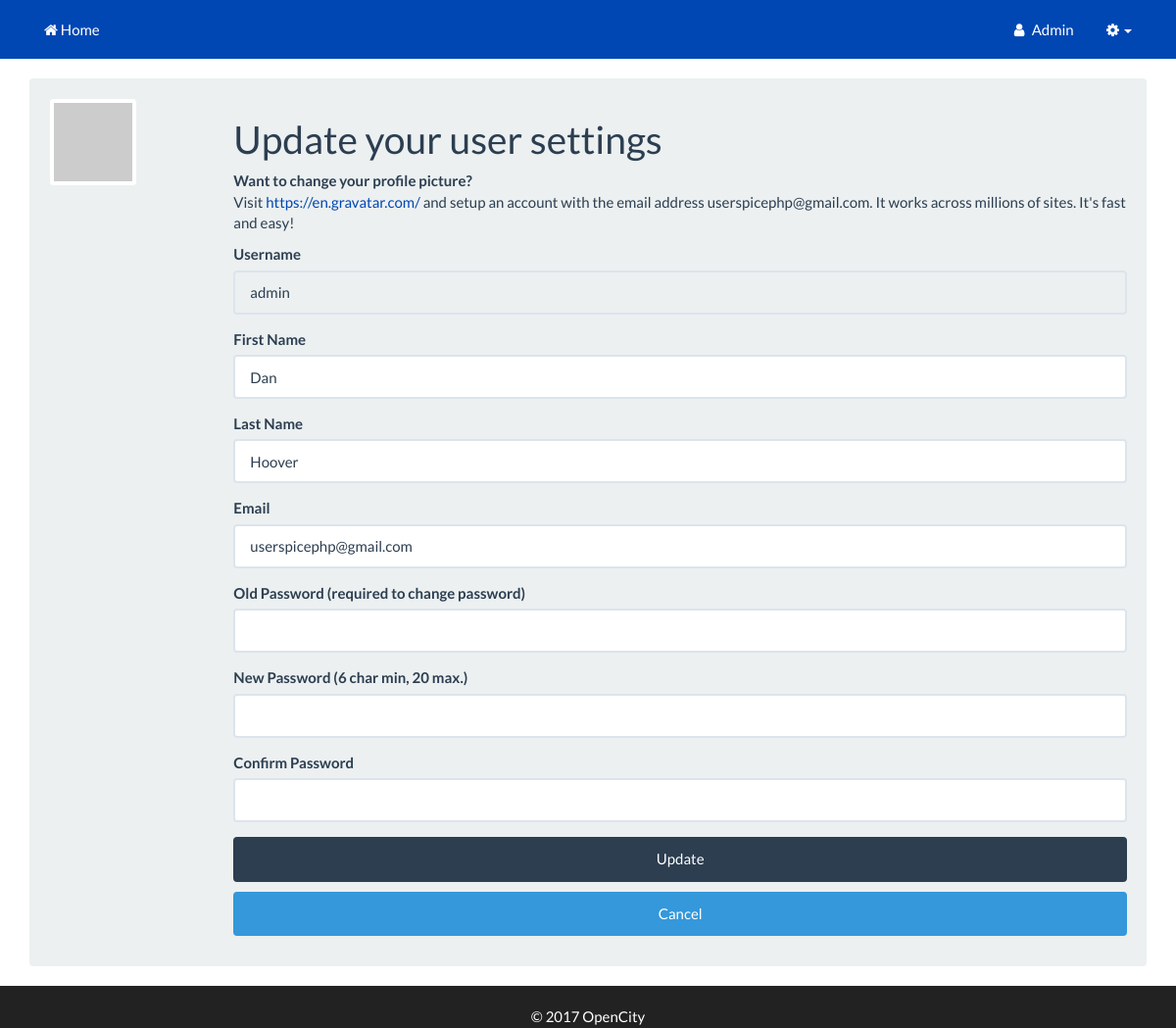
The app's page /buSmilesService/users/user_settings.php (signed in) with its own data.
### tables this page shows
CREATE TABLE `users` (
  `id` int(11) NOT NULL,
  `email` varchar(155) NOT NULL,
  `username` varchar(255) NOT NULL,
  `password` varchar(255) NOT NULL,
  `fname` varchar(255) NOT NULL,
  `lname` varchar(255) NOT NULL,
  `permissions` int(11) NOT NULL,
  `logins` int(100) NOT NULL,
  `account_owner` tinyint(4) NOT NULL DEFAULT '0',
  `account_id` int(11) NOT NULL DEFAULT '0',
  `company` varchar(255) NOT NULL,
  `stripe_cust_id` varchar(255) NOT NULL,
  `billing_phone` varchar(20) NOT NULL,
  `billing_srt1` varchar(255) NOT NULL,
  `billing_srt2` varchar(255) NOT NULL,
  `billing_city` varchar(255) NOT NULL,
  `billing_state` varchar(255) NOT NULL,
  `billing_zip_code` varchar(255) NOT NULL,
  `join_date` datetime NOT NULL,
  `last_login` datetime NOT NULL,
  `email_verified` tinyint(4) NOT NULL DEFAULT '0',
  `vericode` varchar(15) NOT NULL,
  `title` varchar(100) NOT NULL,
  `active` int(1) NOT NULL,
  `custom1` varchar(255) NOT NULL,
  `custom2` varchar(255) NOT NULL,
  `custom3` varchar(255) NOT NULL,
  `custom4` varchar(255) NOT NULL,
  `custom5` varchar(255) NOT NULL,
  `oauth_provider` varchar(255) NOT NULL,
  `oauth_uid` varchar(255) NOT NULL,
  `gender` varchar(10) NOT NULL,
  `locale` varchar(10) NOT NULL,
  `gpluslink` varchar(255) NOT NULL,
  `picture` varchar(255) NOT NULL,
  `created` datetime NOT NULL,
  `modified` datetime NOT NULL,
  `fb_uid` varchar(255) NOT NULL,
  `un_changed` int(1) NOT NULL
);

CREATE TABLE `settings` (
  `id` int(50) NOT NULL,
  `recaptcha` int(1) NOT NULL DEFAULT '0',
  `force_ssl` int(1) NOT NULL,
  `login_type` varchar(20) NOT NULL,
  `css_sample` int(1) NOT NULL,
  `us_css1` varchar(255) NOT NULL,
  `us_css2` varchar(255) NOT NULL,
  `us_css3` varchar(255) NOT NULL,
  `css1` varchar(255) NOT NULL,
  `css2` varchar(255) NOT NULL,
  `css3` varchar(255) NOT NULL,
  `site_name` varchar(100) NOT NULL,
  `language` varchar(255) NOT NULL,
  `track_guest` int(1) NOT NULL,
  `site_offline` int(1) NOT NULL,
  `force_pr` int(1) NOT NULL,
  `reserved1` varchar(100) NOT NULL,
  `reserverd2` varchar(100) NOT NULL,
  `custom1` varchar(100) NOT NULL,
  `custom2` varchar(100) NOT NULL,
  `custom3` varchar(100) NOT NULL,
  `glogin` int(1) NOT NULL DEFAULT '0',
  `fblogin` int(1) NOT NULL,
  `gid` varchar(255) NOT NULL,
  `gsecret` varchar(255) NOT NULL,
  `gredirect` varchar(255) NOT NULL,
  `ghome` varchar(255) NOT NULL,
  `fbid` varchar(255) NOT NULL,
  `fbsecret` varchar(255) NOT NULL,
  `fbcallback` varchar(255) NOT NULL,
  `graph_ver` varchar(255) NOT NULL,
  `finalredir` varchar(255) NOT NULL,
  `req_cap` int(1) NOT NULL,
  `req_num` int(1) NOT NULL,
  `min_pw` int(2) NOT NULL,
  `max_pw` int(3) NOT NULL,
  `min_un` int(2) NOT NULL,
  `max_un` int(3) NOT NULL,
  `messaging` int(1) NOT NULL,
  `snooping` int(1) NOT NULL,
  `echouser` int(11) NOT NULL,
  `wys` int(1) NOT NULL,
  `change_un` int(1) NOT NULL
);

### buSmilesService/users/user_settings.php (the view, shortened to what the rows shown need)
<?php require_once 'init.php'; ?>
<?php require_once $abs_us_root.$us_url_root.'users/includes/header.php'; ?>
<?php require_once $abs_us_root.$us_url_root.'users/includes/navigation.php'; ?>
<?php
$emailQ = $db->query("SELECT * FROM email");
$emailR = $emailQ->first();
$errors=[];
$successes=[];
$userId = $user->data()->id;
$grav = get_gravatar(strtolower(trim($user->data()->email)));
$validation = new Validate();
$userdetails=$user->data();
if(!empty($_POST)) {
    $token = $_POST['csrf'];
    if(!Token::check($token)){
        die('Token doesn\'t match!');
    }else {
        if ($userdetails->username != $_POST['username']){
            $displayname = Input::get("username");
            $fields=array(
                'username'=>$displayname,
                'un_changed' => 1,
            );
            $validation->check($_POST,array(
                'username' => array(
                    'display' => 'Username',
                    'required' => true,
                    'unique_update' => 'users,'.$userId,
                    'min' => 1,
                    'max' => 25
                )
            ));
            if($validation->passed()){
                if(($settings->change_un == 2) && ($user->data()->un_changed == 1)){
                    Redirect::to('user_settings.php?err=Username+has+already+been+changed+once.');
                }
                $db->update('users',$userId,$fields);
                $successes[]="Username updated.";
            }else{
                foreach ($validation->errors() as $error) {
                    $errors[] = $error;
                }
            }
        }else{
            $displayname=$userdetails->username;
        }
        if ($userdetails->fname != $_POST['fname']){
            $fname = Input::get("fname");
            $fields=array('fname'=>$fname);
            $validation->check($_POST,array(
                'fname' => array(
                    'display' => 'First Name',
                    'required' => true,
                    'min' => 1,
                    'max' => 25
                )
            ));
            if($validation->passed()){
                $db->update('users',$userId,$fields);
                $successes[]='First name updated.';
            }else{
                foreach ($validation->errors() as $error) {
                    $errors[] = $error;
                }
            }
        }else{
            $fname=$userdetails->fname;
        }
        if ($userdetails->lname != $_POST['lname']){
            $lname = Input::get("lname");
            $fields=array('lname'=>$lname);
            $validation->check($_POST,array(
                'lname' => array(
                    'display' => 'Last Name',
                    'required' => true,
                    'min' => 1,
                    'max' => 25
                )
            ));
            if($validation->passed()){
                $db->update('users',$userId,$fields);
                $successes[]='Last name updated.';
            }else{
                foreach ($validation->errors() as $error) {
                    $errors[] = $error;
                }
            }
        }else{
            $lname=$userdetails->lname;
        }
        if ($userdetails->email != $_POST['email']){
            $email = Input::get("email");
            $fields=array('email'=>$email);
            $validation->check($_POST,array(
                'email' => array(
                    'display' => 'Email',
                    'required' => true,
                    'valid_email' => true,
                    'unique_update' => 'users,'.$userId,
                    'min' => 3,
                    'max' => 75
                )
            ));
            if($validation->passed()){
                $db->update('users',$userId,$fields);
                if($emailR->email_act==1){
                    $db->update('users',$userId,['email_verified'=>0]);
                }
                $successes[]='Email updated.';
            }else{
                foreach ($validation->errors() as $error) {
                    $errors[] = $error;
                }
            }
        }else{
            $email=$userdetails->email;
        }
        if(!empty($_POST['password'])) {
            $validation->check($_POST,array(
                'old' => array(
                    'display' => 'Old Password',
                    'required' => true,
                ),
                'password' => array(
                    'display' => 'New Password',
                    'required' => true,
                    'min' => $settings->min_pw,
                'max' => $settings->max_pw,
                ),
                'confirm' => array(
                    'display' => 'Confirm New Password',
                    'required' => true,
                    'matches' => 'password',
                ),
            ));
            foreach ($validation->errors() as $error) {
                $errors[] = $error;
            }
            if (!password_verify(Input::get('old'),$user->data()->password)) {
                foreach ($validation->errors() as $error) {
                    $errors[] = $error;
                }
                $errors[]='There is a problem with your password.';
            }
            if (empty($errors)) {
                $new_password_hash = password_hash(Input::get('password'),PASSWORD_BCRYPT,array('cost' => 12));
                $user->update(array('password' => $new_password_hash,),$user->data()->id);
                $successes[]='Password updated.';
            }
        }
    }
}else{
    $displayname=$userdetails->username;
    $fname=$userdetails->fname;
    $lname=$userdetails->lname;
    $email=$userdetails->email;
}
?>
<div id="page-wrapper">
    <div class="container">
        <div class="well">
            <div class="row">
                <div class="col-xs-12 col-md-2">
                    <p><img src="<?=$grav; ?>" class="img-thumbnail" alt="Generic placeholder thumbnail"></p>
                </div>
                <div class="col-xs-12 col-md-10">
                    <h1>Update your user settings</h1>
                    <strong>Want to change your profile picture? </strong><br> Visit <a href="https://en.gravatar.com/">https://en.gravatar.com/</a> and setup an account with the email address <?=$email?>.  It works across millions of sites. It's fast and easy!<br>
                    <form name='updateAccount' action='user_settings.php' method='post'>
                        <div class="form-group">
                            <label>Username</label>
                            <?php if (($settings->change_un == 0) || (($settings->change_un == 2) && ($user->data()->un_changed == 1)) ) {
                                echo "<input  class='form-control' type='text' name='username' value='$displayname' readonly/>";
                            }else{
                                echo "<input  class='form-control' type='text' name='username' value='$displayname'>";
                            }
                            ?>
                        </div>
                        <div class="form-group">
                            <label>First Name</label>
                            <input  class='form-control' type='text' name='fname' value='<?=$fname?>' />
                        </div>
                        <div class="form-group">
                            <label>Last Name</label>
                            <input  class='form-control' type='text' name='lname' value='<?=$lname?>' />
                        </div>
                        <div class="form-group">
                            <label>Email</label>
                            <input class='form-control' type='text' name='email' value='<?=$email?>' />
                        </div>
                        <div class="form-group">
                            <label>New Password (<?=$settings->min_pw?> char min, <?=$settings->max_pw?> max.)</label>
                            <input class='form-control' type='password' name='password' />
                        </div>
                    </form>
                </div>
            </div>
        </div>
    </div>
</div>
<?php require_once $abs_us_root.$us_url_root.'users/includes/html_footer.php';  ?>

### buSmilesService/users/includes/navigation.php (shortened to what the rows shown need)
<div class="navbar navbar-fixed-top navbar-inverse" role="navigation">
	<div class="container">
		<div class="collapse navbar-collapse navbar-top-menu-collapse navbar-right">
			<ul class="nav navbar-nav ">
				<?php if($user->isLoggedIn()){ ?>
					<li><a href="<?=$us_url_root?>users/account.php"><i class="fa fa-fw fa-user"></i> <?php echo ucfirst($user->data()->username);?></a></li>
					<li class="dropdown hidden-xs"><a class="dropdown-toggle" href="#" data-toggle="dropdown"><i class="fa fa-fw fa-cog"></i><b class="caret"></b></a>
					</li>
				<?php }  ?>
			</ul>
		</div>
	</div>
</div>

### records on screen
users: username "Admin", email "userspicephp@gmail.com", username "admin", fname "Dan", lname "Hoover"
settings: min_pw "6", max_pw "20"

### other values on screen
$copyright_message "2017 OpenCity"
